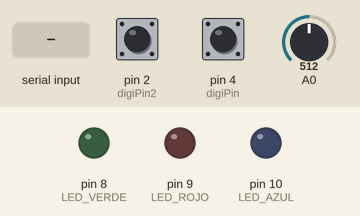
Recording of a sketch running on a simulated Arduino Uno, built with avr-gcc and run on an emulated ATmega328P. On the bench: output pins drawn as LEDs (lit = HIGH). Dashed ring = blinking. Inputs (shaded band) come from the test bench; at power-on: pin 2 (digiPin2) HIGH, pin 4 (digiPin) HIGH, A0 = 512. What the sketch prints to the serial monitor is not drawn.

Above: at 1.2 s.
1.3 s: "W" received over Serial
At 1.4 s:
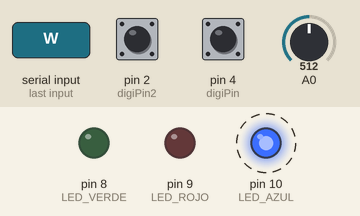
At 2.0 s:
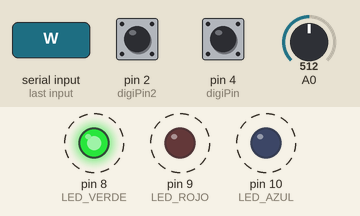
9.8 s: "L" received over Serial
At 9.91 s:
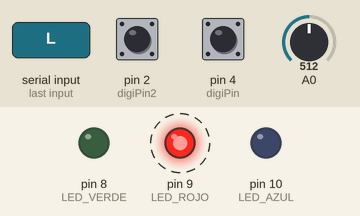
Timing chart, 0 to 13.9 s (numbered marks = the images above; inputs shaded):
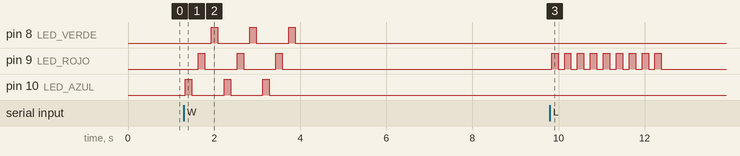

Measured:
- after the input at 1.3 s, pin 8 (LED_VERDE): alternates HIGH for 0.15 s and LOW for 0.75 s, 6 changes in all, then stays LOW, starting after 0.63 s; pin 9 (LED_ROJO): alternates HIGH for 0.15 s and LOW for 0.75 s, 6 changes in all, then stays LOW, starting after 0.33 s
- after the input at 9.8 s, pin 9 (LED_ROJO): alternates HIGH for 0.15 s and LOW for 0.15 s, 18 changes in all, then stays LOW, starting at once

The sketch:

ArduinoAndProcessingGame_Processing_Trives_Pelayo.ino
```cpp
  // Código creado por Pelayo Trives para la PEC3 de la asignatura Diseño de interacción del Grado en Multimedia de la UOC.

  #define LED_VERDE 8 // Definiendo así el pin en el que está el LED ahorraremos tiempo.
  #define LED_ROJO  9 // Definiendo así el pin en el que está el LED ahorraremos tiempo.
  #define LED_AZUL 10 // Definiendo así el pin en el que está el LED ahorraremos tiempo.

  char lectura; // Guarda las lecturas de puerto serie recibidas.
  char instruccion; // Guarda las lecturas de puerto serie recibidas.
  char instruccion2; // Guarda las lecturas de puerto serie recibidas.
  char instruccionAnalog; // Guarda las lecturas del pin analógico recibidas.

  int state = 0; // Estado por defecto es 0.
  int puntuacion = 0; // Puntuación por defecto es 0.
  int errores = 0; // Errores por defecto es 0.
  int digiPin = 4; // Pin usado para el botón de las instrucciones.
  int digiPin2 = 2; // Pin usado para el otro botón.
  int potenciometro = 0; // Valor inicial del potenciometro.

  void setup() { // Solo una vez.

    Serial.begin(9600);   // inicializa el puerto serie

    pinMode(LED_VERDE, OUTPUT); // Pin 8 para el LED verde.
    pinMode(LED_ROJO, OUTPUT); // Pin 9 para el LED rojo.
    pinMode(LED_AZUL, OUTPUT); // Pin 10 para el LED azul.
    digitalWrite(LED_VERDE, LOW); // Estado inicial de este LED.
    digitalWrite(LED_ROJO, LOW); // Estado inicial de este LED.
    digitalWrite(LED_AZUL, LOW); // Estado inicial de este LED.

  }

  void loop() { // Sucesión constante.

    potenciometro = analogRead(A0); // Estableceremos una variable llamada valorAnalogico, la cual será el pin A0 de nuestro Arduino, que usaremos para almacenar el valor de dicha clavija.

    float valorDigital = digitalRead(digiPin); // Estableceremos una variable llamada valorDigital, la cual será la lectura del pin digital 4 de nuestro Arduino, que usaremos para almacenar el valor de dicha clavija.
    float valorDigital2 = digitalRead(digiPin2); // Estableceremos una variable llamada valorDigital, la cual será la lectura del pin digital 2 de nuestro Arduino, que usaremos para almacenar el valor de dicha clavija.

    if (valorDigital == 0) { // Si el botón está apretado, es 0. Si no, es 1. Por lo que si está apretado...
      instruccion = 'X'; // Convertimos esta variable char en este caracter.
      delay(100); // Delay para evitar latencias.
      Serial.println(instruccion); // Pasamos el caracter al monitor serial.
    }

    if (valorDigital2 == 0) { // Si el botón está apretado, es 0. Si no, es 1. Por lo que si está apretado...
      instruccion2 = 'Q'; // Convertimos esta variable char en este caracter.
      delay(100); // Delay para evitar latencias.
      Serial.println(instruccion2); // Pasamos el caracter al monitor serial.
    }

    if (potenciometro >= 20 && potenciometro <= 100) { // Si los valores del potenciómetro están entre estos números...
      instruccionAnalog = 'V'; // Convertimos esta variable char en este caracter.
      delay(20); // Delay para evitar latencias.
      Serial.println(instruccionAnalog); // Pasamos el caracter al monitor serial.
    } else if (potenciometro >= 101 && potenciometro <= 350) { // Si los valores del potenciómetro están entre estos números...
      instruccionAnalog = 'B'; // Convertimos esta variable char en este caracter.
      delay(20); // Delay para evitar latencias.
      Serial.println(instruccionAnalog); // Pasamos el caracter al monitor serial.
    } else if (potenciometro >= 351 && potenciometro <= 700) { // Si los valores del potenciómetro están entre estos números...
      instruccionAnalog = 'N'; // Convertimos esta variable char en este caracter.
      delay(20); // Delay para evitar latencias.
      Serial.println(instruccionAnalog); // Pasamos el caracter al monitor serial.
    } else if (potenciometro >= 701 && potenciometro <= 1023) { // Si los valores del potenciómetro están entre estos números...
      instruccionAnalog = 'M'; // Convertimos esta variable char en este caracter.
      delay(20); // Delay para evitar latencias.
      Serial.println(instruccionAnalog); // Pasamos el caracter al monitor serial.
    }

    switch (state) { // Hacemos un switch (más eficaz que el if para este caso tan largo).

      case 0: // Caso inicial o por defecto.
        digitalWrite(LED_AZUL, LOW); // Estado inicial de este LED.
        digitalWrite(LED_ROJO, LOW); // Estado inicial de este LED.
        digitalWrite(LED_VERDE, LOW); // Estado inicial de este LED.
        if (Serial.available()) { // Si hay datos disponibles en el puerto serial...
          lectura = Serial.read(); // Almacenaremos en la variable "lectura" los caracteres que nos entren por el puerto serial, con lo que podríamos pasar a los siguientes casos...
          if (lectura == 'A') state = 1; // Si la lectura contiene este caracter, pasaremos a este caso.
          else if (lectura == 'F') state = 2; // Si la lectura contiene este caracter, pasaremos a este caso.
          else if (lectura == 'E') state = 3; // Si la lectura contiene este caracter, pasaremos a este caso.
          else if (lectura == 'W') state = 4; // Si la lectura contiene este caracter, pasaremos a este caso.
          else if (lectura == 'L') state = 5; // Si la lectura contiene este caracter, pasaremos a este caso.
          else state = 0; // Si no, se pasa al estado o caso 0.
        }

        break; // Salimos del caso.

      case 1: // Si la lectura es "A"...

        digitalWrite(LED_VERDE, HIGH); // El LED verde se enciende.
        delay(100); // Esperamos 100 ms.
        digitalWrite(LED_VERDE, LOW); // El LED verde se apaga.
        puntuacion++;
        state = 0; // Volvemos al estado o caso 0.

        break; // Salimos del caso.

      case 2: // Si la lectura es "F"...

        digitalWrite(LED_ROJO, HIGH); // El LED rojo se enciende.
        delay(100); // Esperamos 100 ms.
        digitalWrite(LED_ROJO, LOW); // El LED rojo se apaga.
        errores++;
        state = 0; // Volvemos al estado o caso 0.

        break; // Salimos del caso.

      case 3: // Si la lectura es "E"...

        digitalWrite(LED_AZUL, HIGH); // El LED azul se enciende.
        delay(100); // Esperamos 100 ms.
        digitalWrite(LED_AZUL, LOW); // El LED azul se apaga.
        state = 0; // Volvemos al estado o caso 0.

        break; // Salimos del caso.

      case 4: // Si la lectura es "W"...

        digitalWrite(LED_AZUL, HIGH); // El LED azul se enciende.
        delay(150); // Esperamos 150 ms.
        digitalWrite(LED_AZUL, LOW); // El LED azul se apaga.
        delay(150); // Esperamos 150 ms.
        digitalWrite(LED_ROJO, HIGH); // El LED rojo se enciende.
        delay(150); // Esperamos 150 ms.
        digitalWrite(LED_ROJO, LOW); // El LED rojo se apaga.
        delay(150); // Esperamos 150 ms.
        digitalWrite(LED_VERDE, HIGH); // El LED verde se enciende.
        delay(150); // Esperamos 150 ms.
        digitalWrite(LED_VERDE, LOW); // El LED verde se apaga.
        delay(150); // Esperamos 150 ms.
        digitalWrite(LED_AZUL, HIGH); // El LED azul se enciende.
        delay(150); // Esperamos 150 ms.
        digitalWrite(LED_AZUL, LOW); // El LED azul se apaga.
        delay(150); // Esperamos 150 ms.
        digitalWrite(LED_ROJO, HIGH); // El LED rojo se enciende.
        delay(150); // Esperamos 150 ms.
        digitalWrite(LED_ROJO, LOW); // El LED rojo se apaga.
        delay(150); // Esperamos 150 ms.
        digitalWrite(LED_VERDE, HIGH); // El LED verde se enciende.
        delay(150); // Esperamos 150 ms.
        digitalWrite(LED_VERDE, LOW); // El LED verde se apaga.
        delay(150); // Esperamos 150 ms.
        digitalWrite(LED_AZUL, HIGH); // El LED azul se enciende.
        delay(150); // Esperamos 150 ms.
        digitalWrite(LED_AZUL, LOW); // El LED azul se apaga.
        delay(150); // Esperamos 150 ms.
        digitalWrite(LED_ROJO, HIGH); // El LED rojo se enciende.
        delay(150); // Esperamos 150 ms.
        digitalWrite(LED_ROJO, LOW); // El LED rojo se apaga.
        delay(150); // Esperamos 150 ms.
        digitalWrite(LED_VERDE, HIGH); // El LED verde se enciende.
        delay(150); // Esperamos 150 ms.
        digitalWrite(LED_VERDE, LOW); // El LED verde se apaga.
        state = 0; // Volvemos al estado o caso 0.

        break; // Salimos del caso.

      case 5: // Si la lectura es "L"...

        digitalWrite(LED_ROJO, HIGH); // El LED rojo se enciende.
        delay(150); // Esperamos 150 ms.
        digitalWrite(LED_ROJO, LOW); // El LED rojo se apaga.
        delay(150); // Esperamos 150 ms.
        digitalWrite(LED_ROJO, HIGH); // El LED rojo se enciende.
        delay(150); // Esperamos 150 ms.
        digitalWrite(LED_ROJO, LOW); // El LED rojo se apaga.
        delay(150); // Esperamos 150 ms.
        digitalWrite(LED_ROJO, HIGH); // El LED rojo se enciende.
        delay(150); // Esperamos 150 ms.
        digitalWrite(LED_ROJO, LOW); // El LED rojo se apaga.
        delay(150); // Esperamos 150 ms.
        digitalWrite(LED_ROJO, HIGH); // El LED rojo se enciende.
        delay(150); // Esperamos 150 ms.
        digitalWrite(LED_ROJO, LOW); // El LED rojo se apaga.
        delay(150); // Esperamos 150 ms.
        digitalWrite(LED_ROJO, HIGH); // El LED rojo se enciende.
        delay(150); // Esperamos 150 ms.
        digitalWrite(LED_ROJO, LOW); // El LED rojo se apaga.
        delay(150); // Esperamos 150 ms.
        digitalWrite(LED_ROJO, HIGH); // El LED rojo se enciende.
        delay(150); // Esperamos 150 ms.
        digitalWrite(LED_ROJO, LOW); // El LED rojo se apaga.
        delay(150); // Esperamos 150 ms.
        digitalWrite(LED_ROJO, HIGH); // El LED rojo se enciende.
        delay(150); // Esperamos 150 ms.
        digitalWrite(LED_ROJO, LOW); // El LED rojo se apaga.
        delay(150); // Esperamos 150 ms.
        digitalWrite(LED_ROJO, HIGH); // El LED rojo se enciende.
        delay(150); // Esperamos 150 ms.
        digitalWrite(LED_ROJO, LOW); // El LED rojo se apaga.
        delay(150); // Esperamos 150 ms.
        digitalWrite(LED_ROJO, HIGH); // El LED rojo se enciende.
        delay(150); // Esperamos 150 ms.
        digitalWrite(LED_ROJO, LOW); // El LED rojo se apaga.
        state = 0; // Volvemos al estado o caso 0.

        break; // Salimos del caso.
    }

  }
```
